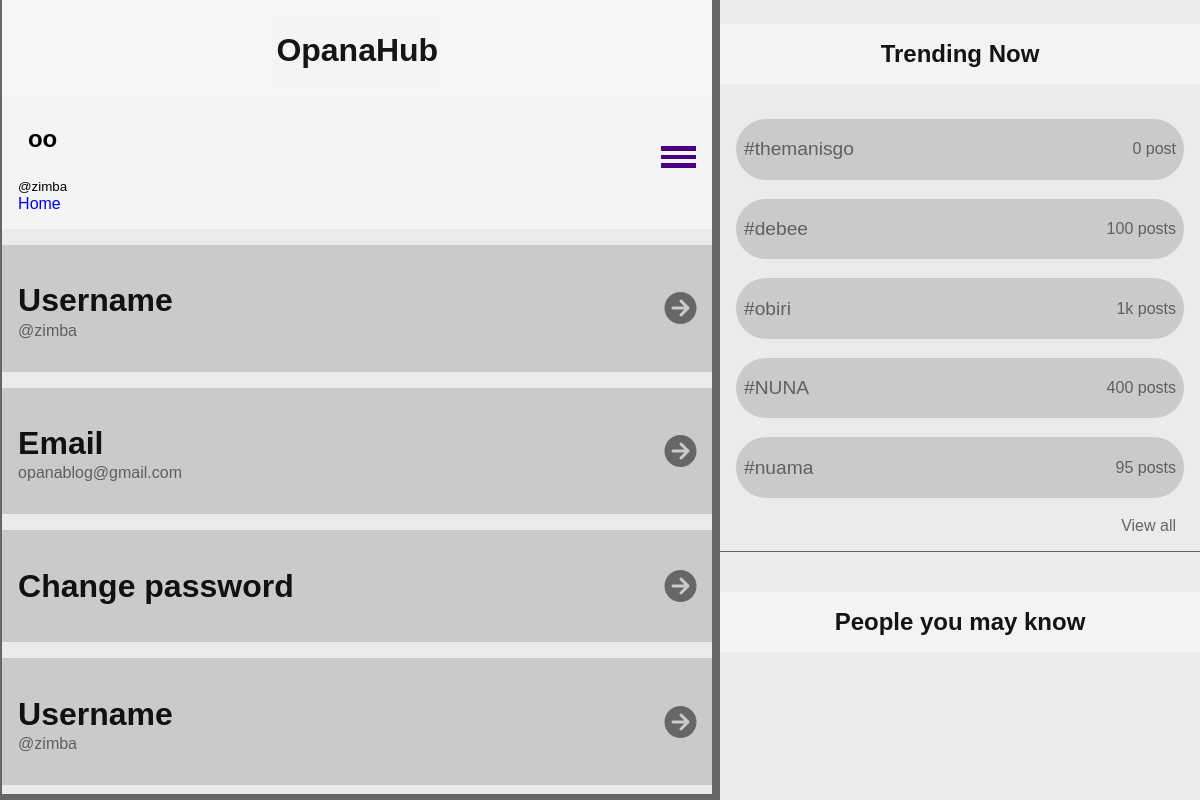
The app's page /myaccount (signed in) with its own data.
### opanahub/models.py (models this page shows, shortened)
class Profile(models.Model):
    user = models.OneToOneField(User, on_delete=models.CASCADE)
    back_img = models.ImageField(upload_to="back_images", default="thin.jpg")
    profile_img = models.ImageField(upload_to="profile_images", default="blank.webp")
    location = models.CharField(max_length=400, blank=True)
    job = models.CharField(max_length=400, blank=True)
    bio = models.TextField(blank=True)
    display_name = models.CharField(max_length=50, blank=True)
    web = models.URLField(blank=True)
    follw = models.IntegerField(default=0)
    follwing = models.IntegerField(default=0)
    class Meta:
        verbose_name_plural = 'Profile'

### opanahub/views.py (the view)
# urls.py: path('myaccount', views.myaccount, name="myaccount"),
@login_required(login_url=index)
def myaccount(request):
    profile =  Profile.objects.get(user=request.user)
    context = {
        'profile': profile,
    }
    return render(request, "myaccount.html", context)

### template/myaccount.html (shortened to what this page needs)
{% load static %}
<!DOCTYPE html>
<html lang="en">
<head>
    <link rel="stylesheet" href="{% static 'css/seting.css' %}">
    <link rel="stylesheet" href="https://cdnjs.cloudflare.com/ajax/libs/font-awesome/6.2.1/css/all.min.css">
</head>
<body>
    <div class="container">
        <div class="center">
            <div class="yie">
                <div class="head">OpanaHub</div>
            </div>
           <div class="search">
                <div class="covv">
                    {% if profile.display_name %}
                    <p class="ttt">{{profile.display_name}}</p>
                    {% endif %}
                    <small>@{{profile.user}}</small><br>
                    <a href="/frontpage">Home</a>
                </div>
                <div class="lis">
                    <div class="toggler" onclick="Drop()">
                        <div class="line"></div>
                        <div class="line"></div>
                        <div class="line"></div>
                    </div>
                </div>
           </div>
            <div class="format">
                <a href="/changeusername">
                    <div class="useme">
                        <h1><strong>Username</strong></h1>
                        <p>@{{profile.user}}</p>
                    </div>
                    <i class="fa fa-arrow-circle-right"></i>
                </a>
                <a href="/changeemail">
                    <div class="useme">
                        <h1><strong>Email</strong></h1>
                        <p>{{profile.user.email}}</p>
                    </div>
                    <i class="fa fa-arrow-circle-right"></i>
                </a>
                <a href="/changepassword">
                    <div class="useme">
                        <h1><strong>Change password</strong></h1>
                    </div>
                    <i class="fa fa-arrow-circle-right"></i>
                </a>
                <a href="/">
                    <div class="useme">
                        <h1><strong>Username</strong></h1>
                        <p>@{{profile.user}}</p>
                    </div>
                    <i class="fa fa-arrow-circle-right"></i>
                </a>
            </div>
        </div>
        <div class="left">
            <div class="trendcont">
                <p class="head">Trending Now</p>
                <a href="#" class="trends">
                    <p>#themanisgo</p>
                    <small>0 post</small>
                </a>
                <a href="#" class="trends">
                    <p>#debee</p>
                    <small>100 posts</small>
                </a>
                <a href="#" class="trends">
                    <p>#obiri</p>
                    <small>1k posts</small>
                </a>
                <a href="#" class="trends">
                    <p>#NUNA</p>
                    <small>400 posts</small>
                </a>
                <a href="#" class="trends">
                    <p>#nuama</p>
                    <small>95 posts</small>
                </a>
                <div class="views">
                    <a href="#">View all</a>
                </div>
            </div>
            <div class="people">
                <p class="head">People you may know</p>
            </div>
        </div>
    </div>
</body>
</html>

### static/css/seting.css (style rules this page uses)
* { box-sizing: border-box; text-decoration: none; outline: 0; font-family: "Trebuchet MS", Helvetica, sans-serif; scroll-behavior: smooth; }
:root { --accent-color: rgba(245, 245, 245, 0.932); --bg-color: rgba(82, 82, 82, 0.884); --text-color: rgba(2, 2, 2, 0.925); --text-hover-color: rgba(65, 65, 65, 0.733); --btn-color: rgb(75, 0, 130); --btn-hover-color: rgba(76, 4, 128, 0.829); --warning-color: rgb(230, 10, 10); --lost-color: rgba(168, 168, 168, 0.493); }
body { background: var(--bg-color); }
.container { display: flex; justify-content: center; margin-top: -.5rem; }
.format { width: 100%; }
.format a { display: flex; justify-content: space-between; align-items: center; margin: 1rem 0; padding: 1rem; background: var(--lost-color); color: var(--text-color); transition: .4s; }
.format a .useme p { margin-top: -1.2rem; color: var(--bg-color); }
.format a i { font-size: 2rem; color: var(--text-hover-color); }
.center { position: relative; margin-left: 7%; width: 35rem; height: 99.2vh; overflow-y: scroll; background: var(--accent-color); }
.search { position: sticky; top: 0%; width: 35rem; background: var(--accent-color); padding: 1rem; backdrop-filter: blur(8px); z-index: 100; }
.ttt { text-align: center; font-size: 1.5rem; font-weight: 900; }
.views { margin-top: .5rem; text-align: end; padding: 0 1.5rem; margin-bottom: 1rem; }
.views a { color: var(--bg-color); transition: .4s; }
.left { width: 25rem; right: 11%; position: fixed; height: 60rem; background: var(--accent-color); overflow-y: scroll; }
.head { text-align: center; font-size: 1.5rem; color: var(--text-color); font-weight: 600; padding: 1rem 0; background: var(--accent-color); }
.trendcont { display: flex; flex-direction: column; gap: .2rem; border-bottom: .1rem solid var(--bg-color); }
.trendcont .trends { display: flex; align-items: center; justify-content: space-between; background: var(--lost-color); padding: 0 .5rem; color: var(--bg-color); font-size: 1.2rem; border-radius: 5rem; transition: .4s; margin: .5rem 1rem; }
.people { display: flex; flex-direction: column; gap: .2rem; margin-top: 1rem; }
.pana, nav, .lis, .yie { display: none; }
@media (max-width:1850px) { .container { display: flex; justify-content: center; width: 100%; position: relative; } }
@media (max-width:1850px) { .center { position: relative; margin-right: 7%; width: 40%; height: 99.2vh; overflow-y: scroll; background: var(--accent-color); } }
@media (max-width:1850px) { .left { width: 25%; right: 5%; position: fixed; background: var(--accent-color); } }
@media (max-width:1850px) { .search { position: sticky; top: 0%; width: 35rem; background: var(--accent-color); padding: 1rem; backdrop-filter: blur(8px); z-index: 100; } }
@media (max-width:1350px) { .container { display: flex; justify-content: center; width: 100%; position: relative; } }
@media (max-width:1350px) { .left { width: 40%; right: 0%; position: fixed; background: var(--accent-color); } }
@media (max-width:1350px) { .center { position: relative; left: -24%; width: 60%; margin-right: 0%; height: 99.2vh; overflow-y: scroll; background: var(--accent-color); } }
@media (max-width:1350px) { .search { position: sticky; display: flex; align-items: center; gap: 1rem; justify-content: space-between; top: 0%; width: 100%; background: var(--accent-color); padding: 1rem; backdrop-filter: blur(8px); z-index: 100; } }
@media (max-width:1350px) { .yie { display: flex; text-align: center; justify-content: center; color: var(--text-color); position: sticky; top: 0%; padding: 1rem 0; background: whitesmoke; margin-top: -1rem; } }
@media (max-width:1350px) { .yie .head { text-align: center; font-size: 2rem; font-weight: 900; z-index: 0; } }
@media (max-width:1350px) { .lis { display: flex; align-items: center; gap: 1rem; } }
@media (max-width:1350px) { .lis .toggler { display: flex; gap: .23rem; flex-direction: column; cursor: pointer; } }
@media (max-width:1350px) { .toggler .line { background: var(--btn-color); height: .3rem; width: 2.2rem; } }

### records on screen
Profile: display_name "oo", user "zimba", user.email "opanablog@gmail.com"
